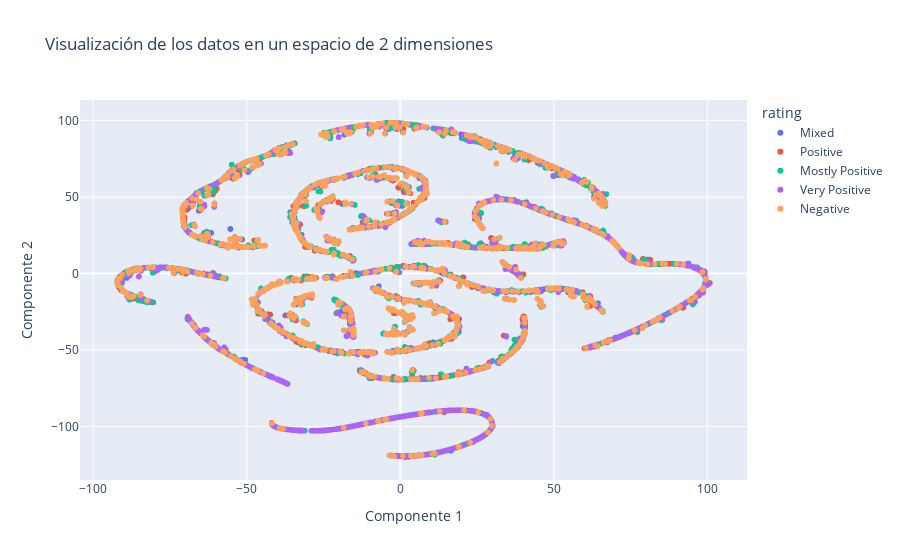

This figure's notebook cell:
### Code cell
#Ahora aplicaremos t-SNE para visualizar los datos en un espacio de 2 dimensiones   
#P

tsne = TSNE(perplexity=30, learning_rate=500, n_iter=1000, random_state=0)
tsne_projection = tsne.fit_transform(df_train[numericas])

#Veamos los datos en un espacio de 2 dimensiones
fig = px.scatter(
    tsne_projection,
    x=0,
    y=1,
    color=df_train['rating'],
    title="Visualización de los datos en un espacio de 2 dimensiones",
    labels={
        "0": "Componente 1",
        "1": "Componente 2",
        "color": "rating"
    }
)
fig.show()

### Figure 1 — Plotly figure (JSON) as saved in the notebook; plotly's stock layout.template omitted (floating-point values rounded to 4 significant figures; data arrays with more than 128 entries replaced by an {"elided": "..."} marker saying what was removed)
{"data": [{"hovertemplate": "rating=Mixed<br>Componente 1=%{x}<br>Componente 2=%{y}<extra></extra>", "legendgroup": "Mixed", "marker": {"color": "#636efa", "symbol": "circle"}, "mode": "markers", "name": "Mixed", "showlegend": true, "type": "scattergl", "x": {"elided": "1656 float values"}, "xaxis": "x", "y": {"elided": "1656 float values"}, "yaxis": "y"}, {"hovertemplate": "rating=Positive<br>Componente 1=%{x}<br>Componente 2=%{y}<extra></extra>", "legendgroup": "Positive", "marker": {"color": "#EF553B", "symbol": "circle"}, "mode": "markers", "name": "Positive", "showlegend": true, "type": "scattergl", "x": {"elided": "2031 float values"}, "xaxis": "x", "y": {"elided": "2031 float values"}, "yaxis": "y"}, {"hovertemplate": "rating=Mostly Positive<br>Componente 1=%{x}<br>Componente 2=%{y}<extra></extra>", "legendgroup": "Mostly Positive", "marker": {"color": "#00cc96", "symbol": "circle"}, "mode": "markers", "name": "Mostly Positive", "showlegend": true, "type": "scattergl", "x": {"elided": "1707 float values"}, "xaxis": "x", "y": {"elided": "1707 float values"}, "yaxis": "y"}, {"hovertemplate": "rating=Very Positive<br>Componente 1=%{x}<br>Componente 2=%{y}<extra></extra>", "legendgroup": "Very Positive", "marker": {"color": "#ab63fa", "symbol": "circle"}, "mode": "markers", "name": "Very Positive", "showlegend": true, "type": "scattergl", "x": {"elided": "1197 float values"}, "xaxis": "x", "y": {"elided": "1197 float values"}, "yaxis": "y"}, {"hovertemplate": "rating=Negative<br>Componente 1=%{x}<br>Componente 2=%{y}<extra></extra>", "legendgroup": "Negative", "marker": {"color": "#FFA15A", "symbol": "circle"}, "mode": "markers", "name": "Negative", "showlegend": true, "type": "scattergl", "x": {"elided": "1290 float values"}, "xaxis": "x", "y": {"elided": "1290 float values"}, "yaxis": "y"}], "layout": {"legend": {"title": {"text": "rating"}, "tracegroupgap": 0}, "title": {"text": "Visualización de los datos en un espacio de 2 dimensiones"}, "xaxis": {"anchor": "y", "domain": [0, 1], "title": {"text": "Componente 1"}}, "yaxis": {"anchor": "x", "domain": [0, 1], "title": {"text": "Componente 2"}}}}
